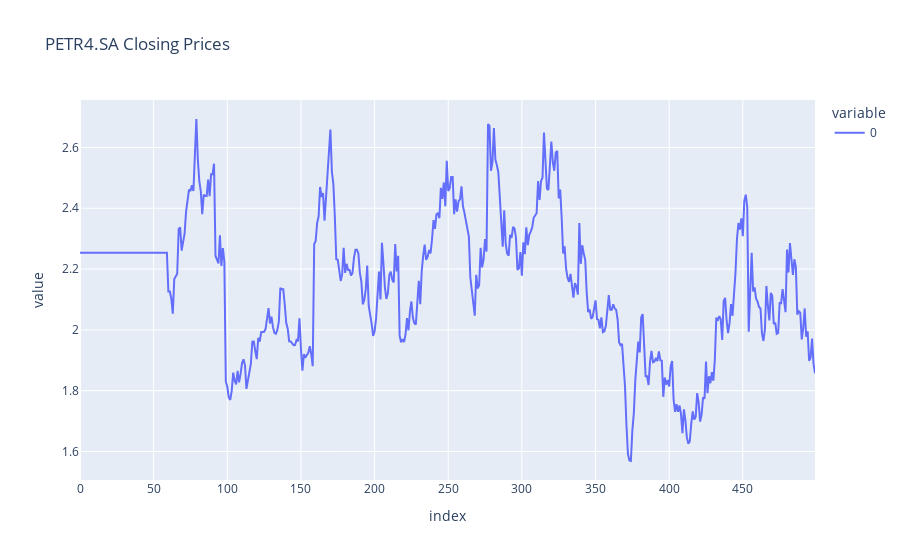

Notebook cell for this chart:
### Code cell
px.line(vol_ent, title=f"{ticker} Closing Prices").show(fig_type="png")

### Figure 1 — Plotly figure (JSON) as saved in the notebook; plotly's stock layout.template omitted (floating-point values rounded to 4 significant figures; data arrays with more than 128 entries replaced by an {"elided": "..."} marker saying what was removed)
{"data": [{"hovertemplate": "variable=0<br>index=%{x}<br>value=%{y}<extra></extra>", "legendgroup": "0", "line": {"color": "#636efa", "dash": "solid"}, "marker": {"symbol": "circle"}, "mode": "lines", "name": "0", "orientation": "v", "showlegend": true, "type": "scatter", "x": {"elided": "500 int values"}, "xaxis": "x", "y": {"elided": "500 float values"}, "yaxis": "y"}], "layout": {"legend": {"title": {"text": "variable"}, "tracegroupgap": 0}, "title": {"text": "PETR4.SA Closing Prices"}, "xaxis": {"anchor": "y", "domain": [0, 1], "title": {"text": "index"}}, "yaxis": {"anchor": "x", "domain": [0, 1], "title": {"text": "value"}}}}
